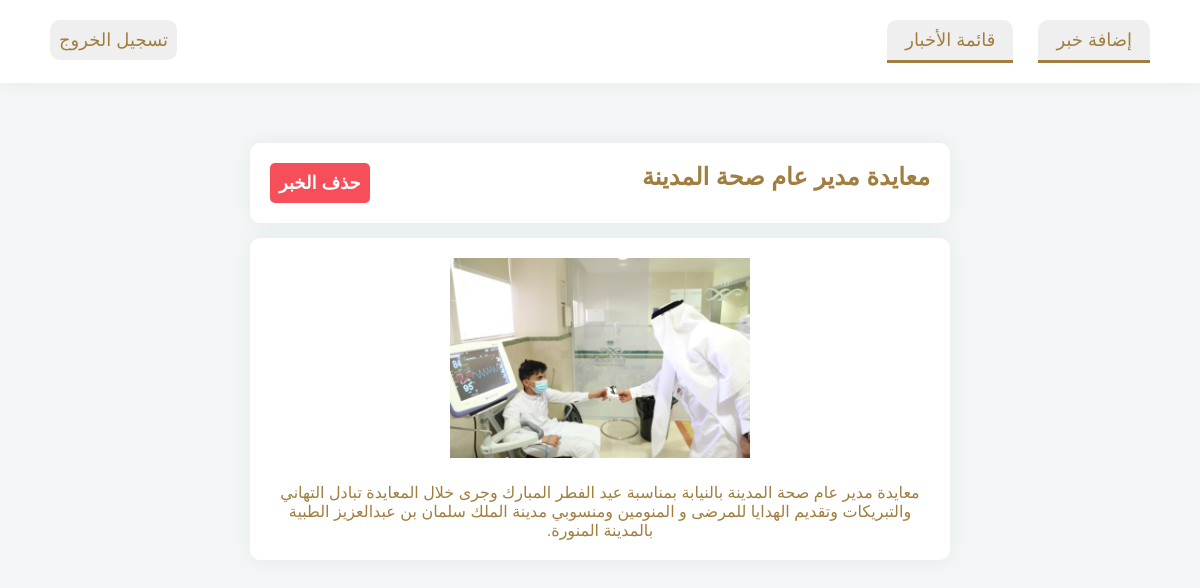
The page /KSAMC/news-details.php?id=28 (signed in) on the database its author committed.
### tables this page shows
CREATE TABLE `news` (
  `id` int(255) NOT NULL,
  `title` varchar(255) NOT NULL,
  `body_text` text NOT NULL,
  `image` varchar(255) NOT NULL,
  `timestsamp` timestamp NOT NULL DEFAULT current_timestamp()
);

### KSAMC/news-details.php (the view, shortened to what this page needs)
<?php
    include('./config/db_connect.php');
    if(isset($_GET['id'])){
        $id= mysqli_real_escape_string($conn, $_GET['id']);
        $query= "SELECT * FROM news WHERE id=$id";
        $result= mysqli_query($conn, $query);
        $news_data= mysqli_fetch_assoc($result);
        }
?>
<!DOCTYPE html>
<html lang="en" dir="rtl">
<head>
    <link rel="stylesheet" href="style/news-details.css">
</head>
<body>
    <?php include('template/admin-nav.php') ?>
    <div class="container">
        <?php if($news_data): ?>
            <div class="box top-box">
                <h3 class="title"><?php echo $news_data['title'] ?></h3>
                <form action="news-details.php" method="POST">
                    <input type="submit" name="delete" value="حذف الخبر">
                </form>
            </div>
            <div class="box bottom-box">
                <img src="./news-img/<?php echo $news_data['image'] ?>" height="200">
                <p class="body-text"><?php echo $news_data['body_text'] ?></p>
            </div>
        <?php else: ?>
            <h2>ERROR: No such news!</h2>
        <?php endif; ?>
    </div>
</body>
</html>

### KSAMC/style/news-details.css (style rules this page uses)
.container { margin: auto; width:95%; max-width: 700px; margin-top: 5vw; }
.box { box-shadow: 0 0 2rem 0 rgb(136 152 170 / 15%); background: #fff; border-radius: 10px; padding: 2rem; }
.top-box { display: flex; justify-content: space-between; margin-bottom: 1.5rem; }
.top-box .title { flex-grow: 0; flex-basis: 75%; }
.top-box input[type='submit'] { background: #f64f59; font-family: 'Tajawal', sans-serif; font-weight: 600; font-size: 18px; padding:.5em; border:none; color:#fff; border-radius: 5px; cursor: pointer; }
.bottom-box { text-align: center; }
.bottom-box .body-text { font-size: 16px; padding-top: 2rem; }

### KSAMC/style/style.css (style rules this page uses)
:root { --bg: #F4F7F7; --primary:rgba(20, 114, 110, 1); --primary-dim: #E5F3F3; --primary-trans:rgba(20, 114, 110, 0.60); --box: #dbdbdb; --secondary: #A17E3F; --secondary-dim:#fdf3e3; --text-2: #0C413F; }
*,*::before,*::after { padding:0; margin:0; box-sizing: border-box; list-style: none; text-decoration:none; color: var(--secondary); }
html { font-size:62.5%; scroll-behavior: smooth !important; }
body { font-family: 'Tajawal', sans-serif; font-weight: 400; background: var(--bg); font-size: 18px; }
h3 { font-size: 24px; }
p { font-size: 14px; }

### rows shown on the page
news: title "معايدة مدير عام صحة المدينة", image (picture), body_text "معايدة مدير عام صحة المدينة بالنيابة بمناسبة عيد الفطر المبارك وجرى خلال المعايدة تبادل التهاني والتبريكات وتقديم الهدايا للمرضى و المنومين ومنسوبي مدينة الملك سلمان بن عبدالعزيز الطبية بالمدينة المنورة."
